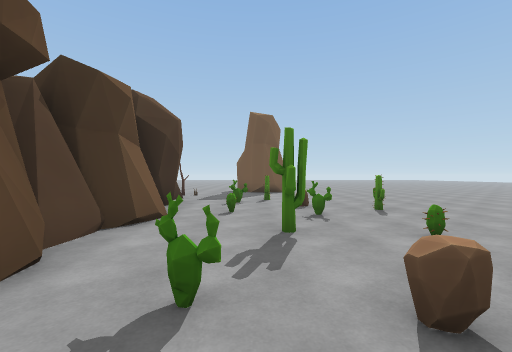
view 1 (above)

24 first-person views from a walk through a scene from a Unity 3-D project. The camera is 1.5 m above the floor, looks level and sees 90° across. The floor is counted in squares, 2 m on a side. Each view is taken from the middle of a square. On the plan, view 1 faces up. The plan holds only what a view shows up to about 9 squares ahead; the rest is blank. The place goes on beyond the plan.

view 2
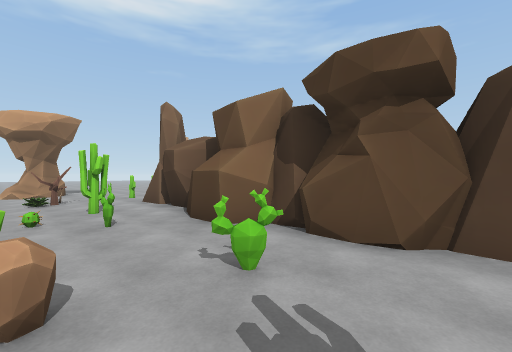

view 3
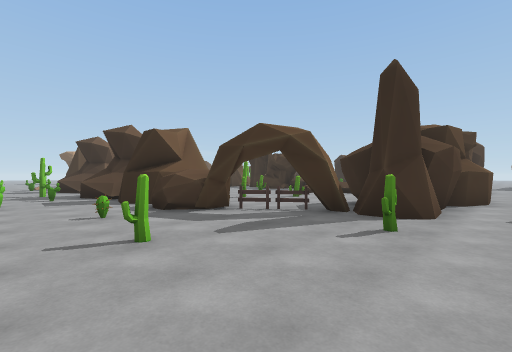

view 4
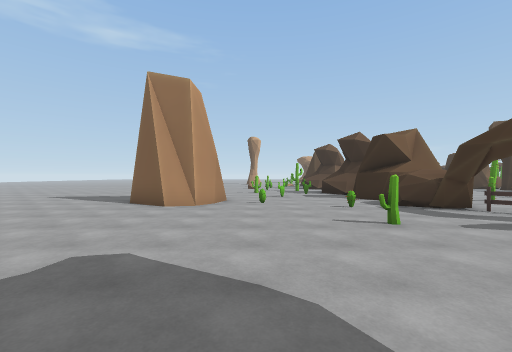

view 5
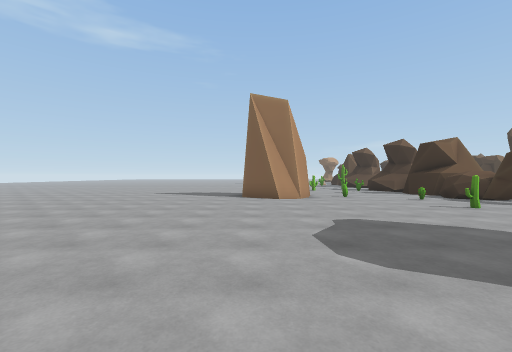

view 6
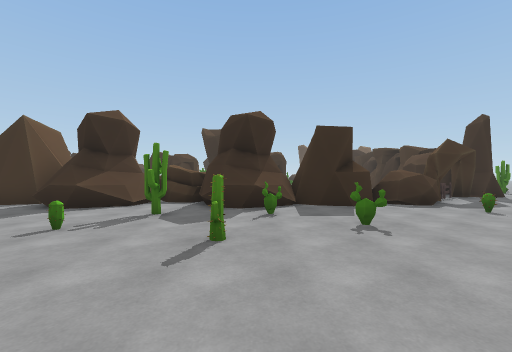

view 7
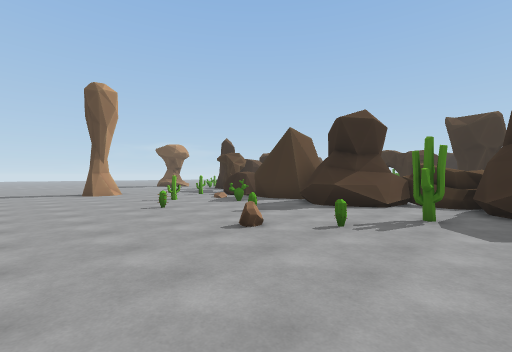

view 8
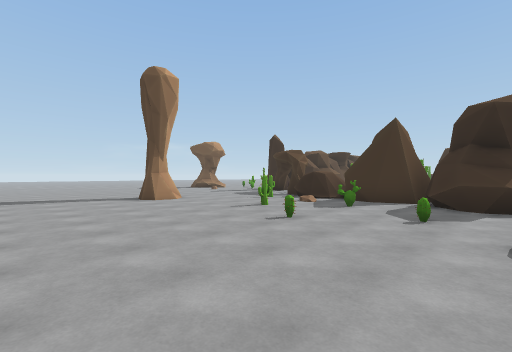

view 9
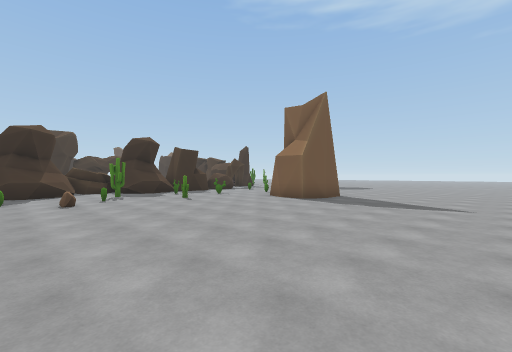

view 10
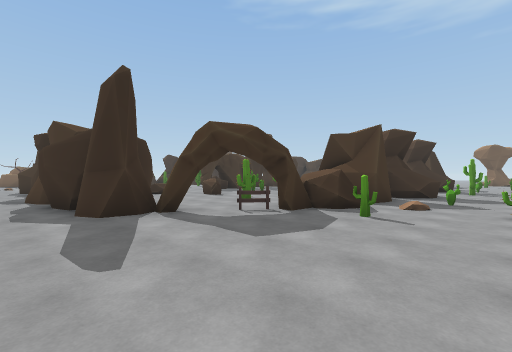

view 11
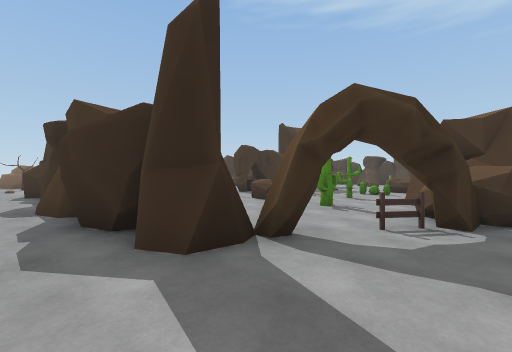

view 12
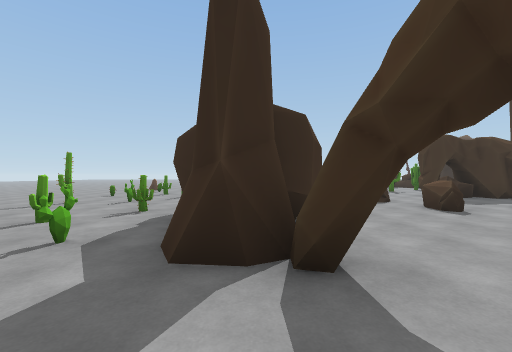

view 13
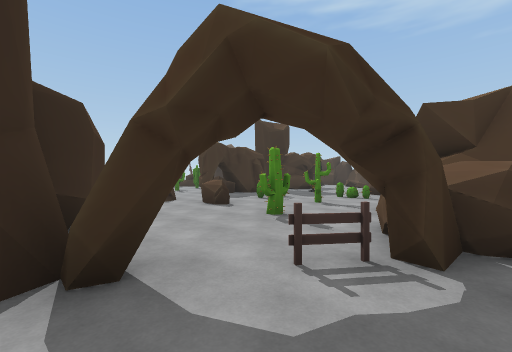

view 14
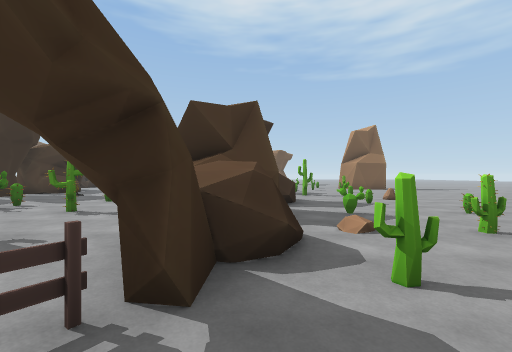

view 15
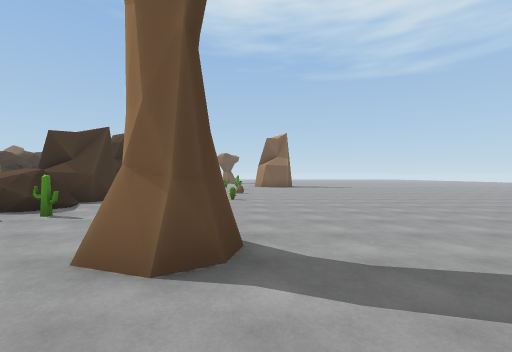

view 16
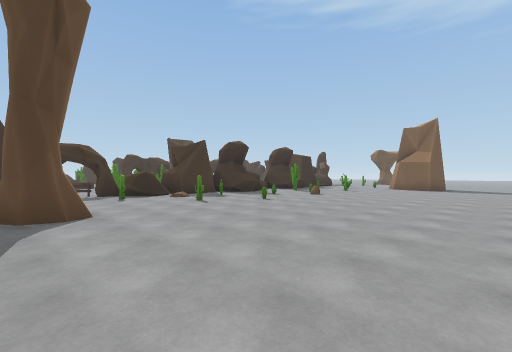

view 17
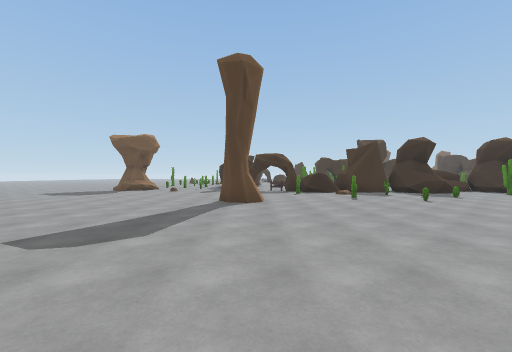

view 18
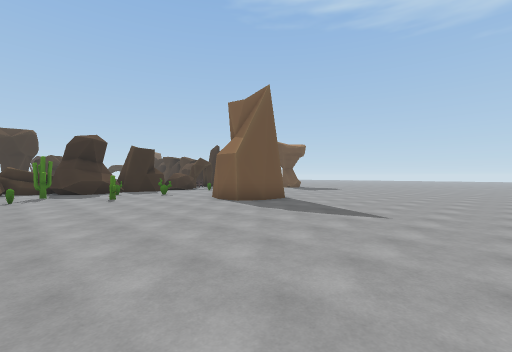

view 19
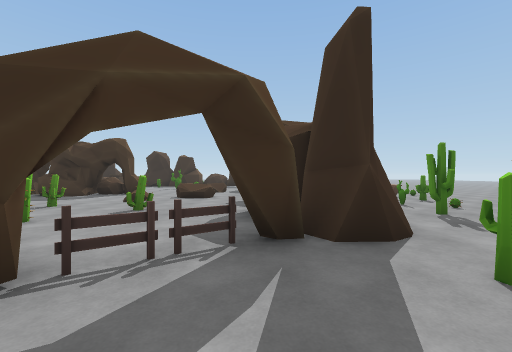

view 20
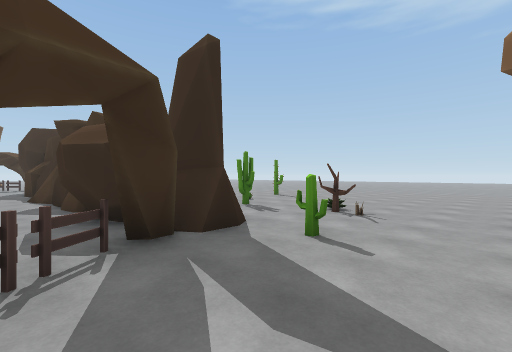

view 21
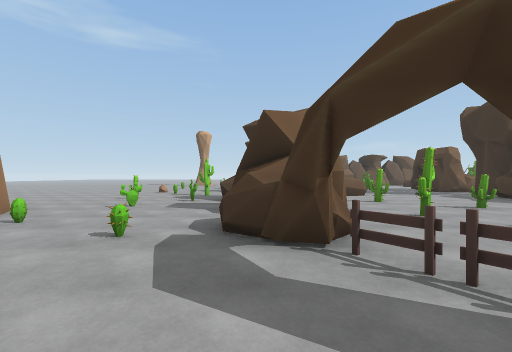

view 22
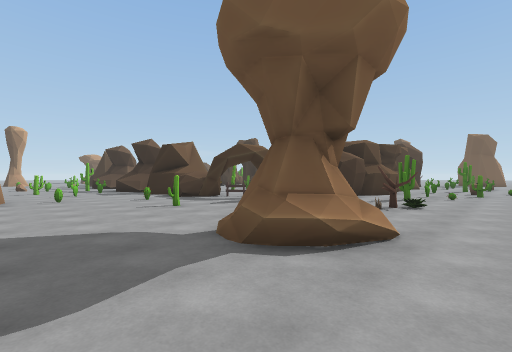

view 23
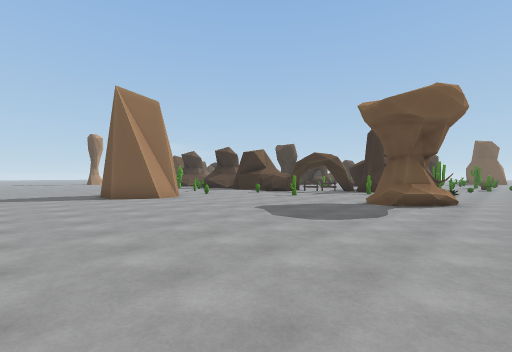

view 24
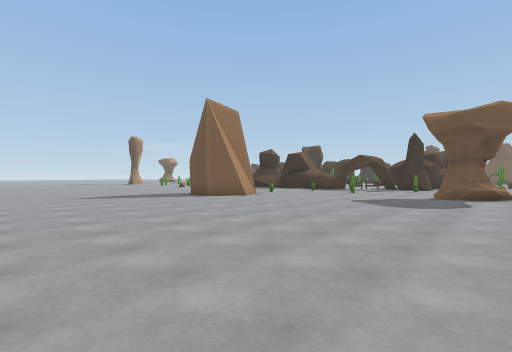

### Floor plan
Key: @ floor where view 1 was taken; # wall or solid block; x gap in a wall; . floor; R rock; C cactus; T tree; F fence; O other object.
Columns run from 26 left of view 1 to 2 right of it. Each row starts with its distance up from view 1.
  9                       OO....
  8                       O#..O..
  7                       R RC...
  6                         ...O.
  5 .R                    R RC.C.
  4 ..                   .R#R....
  3 .#       R  OO       .RR..C.C
  2 .#     .RR# OO#      .RR#....
  1 .    OO...R   ##   .R.R R.CR
  0 .#   OO.....  ....O...R R.@C.
 -1 .R R .RROOC.  ........RRR.C..
 -2 C# R..R.....  ...C.CC.#RR....
 -3 .##R..x.CC.O  ..C.....R #.C..
 -4 CRR ..C....O   C..C...RRR....
 -5 ...R...RRR       RR..FFR..T..
 -6 ....FRRR R  ##  R RRRF..C....
 -7 ......RR##RRR.RRR#RRR........
 -8 .....C....RR..RR.............
 -9 ........C....C.C....C.C...RR.
-10 ......C...C.C....C........R..
-11 ..#R....C..R...C...C.........
-12 ..................R..........
-13 .................. #.........
-14 ..................##.........
-15 .............................
-16 .............................
-17  ............................
-18   ... ......................
-19    .   .....................
-20         ..  ................

Where each view was taken, in squares from view 1:
view 1: 0 up, 0 right, facing up
view 2: 3 up, 1 right, facing down-left
view 3: 10 down, 1 left, facing up-left
view 4: 11 down, 0 right, facing left
view 5: 14 down, 2 right, facing left
view 6: 14 down, 11 left, facing up
view 7: 14 down, 12 left, facing up-left
view 8: 15 down, 15 left, facing up-left
view 9: 19 down, 16 left, facing up-right
view 10: 10 down, 26 left, facing up-right
view 11: 7 down, 26 left, facing up-right
view 12: 7 down, 24 left, facing up
view 13: 7 down, 24 left, facing up-right
view 14: 7 down, 23 left, facing right
view 15: 12 down, 26 left, facing right
view 16: 17 down, 24 left, facing up-right
view 17: 19 down, 23 left, facing up
view 18: 20 down, 14 left, facing up-right
view 19: 8 down, 4 left, facing up
view 20: 8 down, 5 left, facing up-right
view 21: 7 down, 3 left, facing left
view 22: 12 down, 2 right, facing up-left
view 23: 17 down, 2 right, facing up-left
view 24: 20 down, 1 right, facing up-left
